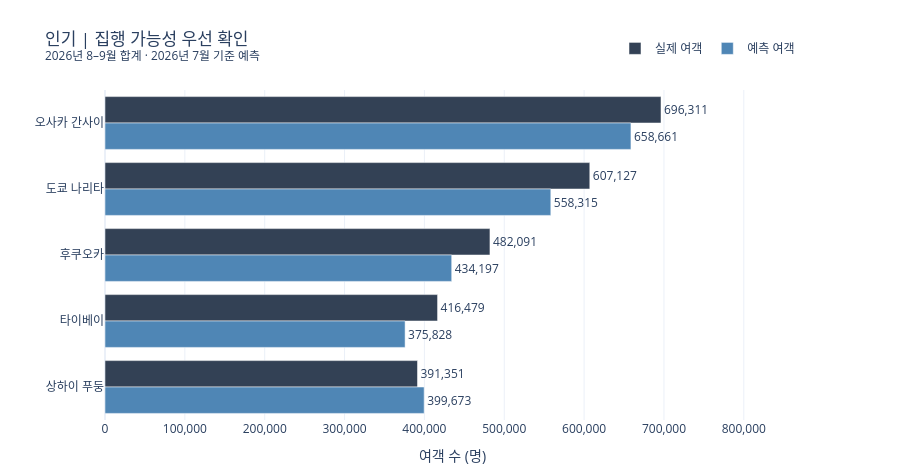
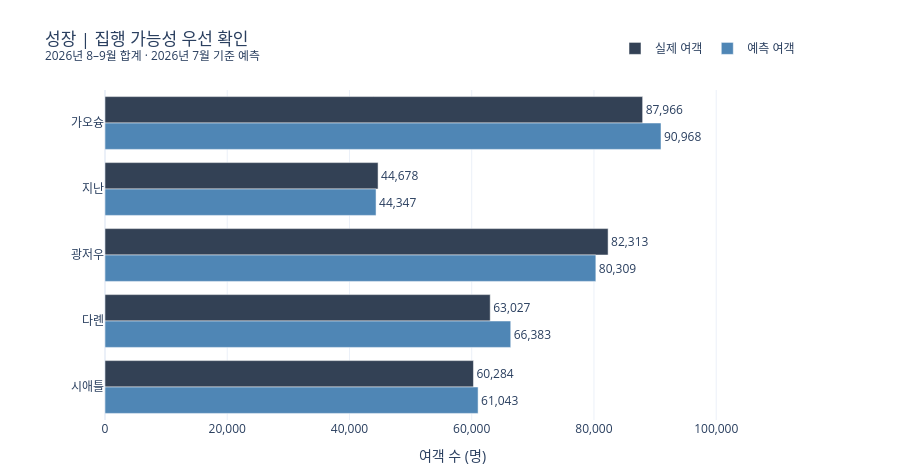

Notebook source saved alongside these figures, in order:
### Markdown cell above
## 검토 목적지별 실제 수요와 예측 수요

프로모션 검토 후보 55곳 중 분석에서 먼저 살펴볼 18곳을 두 갈래로 나눈다. **인기·성장 10곳**은 상품·좌석·수익성을 우선 확인할 대상이고, **탐색·방어 8곳**은 각각 소규모 실험 가능성과 수요 감소 원인을 살펴볼 대상이다. 각 차트는 2026년 8·9월 **두 달 합계**를 비교한다. 목적지별 차트의 가로축 범위는 해당 트랙에 맞춰 표시한다.

### 집행 가능성을 우선 확인할 후보 10곳 — 인기·성장

### Code cell
import plotly.graph_objects as go
from reconcile_forecast_candidates import summarize

# 7월 기준 전체 8–12월 예측에서 05의 후보 선정·정렬 규칙을 재사용한다.
candidate_pool = summarize(pd.read_csv(forecast_path, encoding='utf-8-sig'), 'Ridge')
assert len(candidate_pool) == 55
track_rules = {
    '인기': ('예측수요', False),
    '성장': ('예상증가인원', False),
    '탐색': ('예상증가인원', False),
    '방어': ('예상증가인원', True),
}
chosen = pd.concat([
    candidate_pool.loc[candidate_pool['검토트랙'].eq(track)]
    .sort_values([metric, '목적지_DB'], ascending=[ascending, True]).head(5)
    for track, (metric, ascending) in track_rules.items()
], ignore_index=True)
expected_names = {
    '인기': {'오사카 간사이', '도쿄 나리타', '후쿠오카', '타이베이', '상하이 푸둥'},
    '성장': {'가오슝', '지난', '광저우', '다롄', '시애틀'},
    '탐색': {'타이중', '히로시마', '시즈오카'},
    '방어': {'다낭', '방콕', '나트랑 깜라인', '마닐라', '싱가포르'},
}
assert len(chosen) == 18 and chosen['목적지_DB'].nunique() == 18
for track, names in expected_names.items():
    assert set(chosen.loc[chosen['검토트랙'].eq(track), '목적지']) == names
selected_score = score.merge(
    chosen[['목적지_DB', '검토트랙']].rename(columns={'목적지_DB': 'dest'}),
    on='dest', how='inner', validate='many_to_one')
assert len(selected_score) == 36
assert selected_score.groupby('dest')['period'].nunique().eq(2).all()
two_months = selected_score.groupby(['검토트랙', 'dest', '목적지'], as_index=False).agg(
    actual=('actual', 'sum'), pred=('pred', 'sum'))

PLOTLY_TEMPLATE = 'plotly_white'

def plot_track(track, title):
    order = chosen.loc[chosen['검토트랙'].eq(track), '목적지_DB']
    part = two_months.set_index('dest').loc[order].reset_index()
    fig = go.Figure()
    for field, label, color in [
        ('actual', '실제 여객', '#334155'),
        ('pred', '예측 여객', '#4F86B5'),
    ]:
        fig.add_trace(go.Bar(
            x=part[field], y=part['목적지'], name=label, orientation='h',
            marker_color=color, text=part[field].map(lambda x: f'{x:,.0f}'),
            textposition='outside', cliponaxis=False,
            hovertemplate=f'목적지=%{{y}}<br>{label}=%{{x:,.0f}}명<extra></extra>',
        ))
    fig.update_layout(
        title=f'{title}<br><sup>2026년 8–9월 합계 · 2026년 7월 기준 예측</sup>',
        template=PLOTLY_TEMPLATE, barmode='group', height=150 + 65 * len(part),
        xaxis_title='여객 수 (명)', yaxis_title=None,
        legend={'orientation': 'h', 'y': 1.17, 'x': 1, 'xanchor': 'right'},
        margin={'t': 90, 'r': 100, 'b': 55, 'l': 105},
    )
    fig.update_xaxes(tickformat=',', range=[0, part[['actual', 'pred']].max().max() * 1.25])
    fig.update_yaxes(autorange='reversed')
    fig.show(config={'displaylogo': False})

plot_track('인기', '인기 | 집행 가능성 우선 확인')
plot_track('성장', '성장 | 집행 가능성 우선 확인')

### Figure 1 — Plotly figure (JSON) as saved in the notebook; plotly's stock layout.template omitted (floating-point values rounded to 4 significant figures)
{"data": [{"cliponaxis": false, "hovertemplate": "목적지=%{y}<br>실제 여객=%{x:,.0f}명<extra></extra>", "marker": {"color": "#334155"}, "name": "실제 여객", "orientation": "h", "text": ["696,311", "607,127", "482,091", "416,479", "391,351"], "textposition": "outside", "type": "bar", "x": [696300.0, 607100.0, 482100.0, 416500.0, 391400.0], "y": ["오사카 간사이", "도쿄 나리타", "후쿠오카", "타이베이", "상하이 푸둥"]}, {"cliponaxis": false, "hovertemplate": "목적지=%{y}<br>예측 여객=%{x:,.0f}명<extra></extra>", "marker": {"color": "#4F86B5"}, "name": "예측 여객", "orientation": "h", "text": ["658,661", "558,315", "434,197", "375,828", "399,673"], "textposition": "outside", "type": "bar", "x": [658700.0, 558300.0, 434200.0, 375800.0, 399700.0], "y": ["오사카 간사이", "도쿄 나리타", "후쿠오카", "타이베이", "상하이 푸둥"]}], "layout": {"barmode": "group", "height": 475, "legend": {"orientation": "h", "x": 1, "xanchor": "right", "y": 1.17}, "margin": {"b": 55, "l": 105, "r": 100, "t": 90}, "title": {"text": "인기 | 집행 가능성 우선 확인<br><sup>2026년 8–9월 합계 · 2026년 7월 기준 예측</sup>"}, "xaxis": {"range": [0, 870400.0], "tickformat": ",", "title": {"text": "여객 수 (명)"}}, "yaxis": {"autorange": "reversed", "title": {}}}}

### Figure 2 — Plotly figure (JSON) as saved in the notebook; plotly's stock layout.template omitted (floating-point values rounded to 4 significant figures)
{"data": [{"cliponaxis": false, "hovertemplate": "목적지=%{y}<br>실제 여객=%{x:,.0f}명<extra></extra>", "marker": {"color": "#334155"}, "name": "실제 여객", "orientation": "h", "text": ["87,966", "44,678", "82,313", "63,027", "60,284"], "textposition": "outside", "type": "bar", "x": [87970.0, 44680.0, 82310.0, 63030.0, 60280.0], "y": ["가오슝", "지난", "광저우", "다롄", "시애틀"]}, {"cliponaxis": false, "hovertemplate": "목적지=%{y}<br>예측 여객=%{x:,.0f}명<extra></extra>", "marker": {"color": "#4F86B5"}, "name": "예측 여객", "orientation": "h", "text": ["90,968", "44,347", "80,309", "66,383", "61,043"], "textposition": "outside", "type": "bar", "x": [90970.0, 44350.0, 80310.0, 66380.0, 61040.0], "y": ["가오슝", "지난", "광저우", "다롄", "시애틀"]}], "layout": {"barmode": "group", "height": 475, "legend": {"orientation": "h", "x": 1, "xanchor": "right", "y": 1.17}, "margin": {"b": 55, "l": 105, "r": 100, "t": 90}, "title": {"text": "성장 | 집행 가능성 우선 확인<br><sup>2026년 8–9월 합계 · 2026년 7월 기준 예측</sup>"}, "xaxis": {"range": [0, 113700.0], "tickformat": ",", "title": {"text": "여객 수 (명)"}}, "yaxis": {"autorange": "reversed", "title": {}}}}
